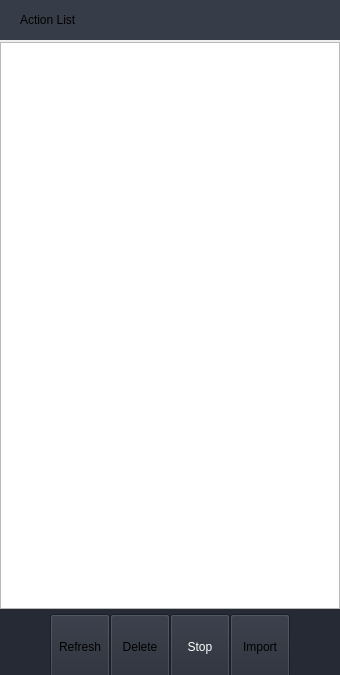
<?xml version="1.0" encoding="UTF-8"?>
<ui version="4.0">
 <class>RobotActionList</class>
 <widget class="QWidget" name="RobotActionList">
  <property name="geometry">
   <rect>
    <x>0</x>
    <y>0</y>
    <width>340</width>
    <height>675</height>
   </rect>
  </property>
  <property name="windowTitle">
   <string>Form</string>
  </property>
  <layout class="QVBoxLayout" name="verticalLayout_2">
   <property name="spacing">
    <number>0</number>
   </property>
   <property name="leftMargin">
    <number>0</number>
   </property>
   <property name="topMargin">
    <number>0</number>
   </property>
   <property name="rightMargin">
    <number>0</number>
   </property>
   <property name="bottomMargin">
    <number>0</number>
   </property>
   <item>
    <widget class="QWidget" name="widget" native="true">
     <property name="sizePolicy">
      <sizepolicy hsizetype="Minimum" vsizetype="Minimum">
       <horstretch>0</horstretch>
       <verstretch>0</verstretch>
      </sizepolicy>
     </property>
     <property name="minimumSize">
      <size>
       <width>340</width>
       <height>40</height>
      </size>
     </property>
     <property name="maximumSize">
      <size>
       <width>340</width>
       <height>40</height>
      </size>
     </property>
     <property name="styleSheet">
      <string notr="true">background-color:#373C49;</string>
     </property>
     <layout class="QVBoxLayout" name="verticalLayout">
      <property name="spacing">
       <number>0</number>
      </property>
      <property name="leftMargin">
       <number>20</number>
      </property>
      <property name="topMargin">
       <number>0</number>
      </property>
      <property name="rightMargin">
       <number>0</number>
      </property>
      <property name="bottomMargin">
       <number>0</number>
      </property>
      <item>
       <widget class="QLabel" name="label">
        <property name="sizePolicy">
         <sizepolicy hsizetype="Minimum" vsizetype="Minimum">
          <horstretch>0</horstretch>
          <verstretch>0</verstretch>
         </sizepolicy>
        </property>
        <property name="minimumSize">
         <size>
          <width>340</width>
          <height>40</height>
         </size>
        </property>
        <property name="maximumSize">
         <size>
          <width>340</width>
          <height>40</height>
         </size>
        </property>
        <property name="styleSheet">
         <string notr="true">background-color:#373C49;</string>
        </property>
        <property name="text">
         <string>Action List</string>
        </property>
       </widget>
      </item>
     </layout>
    </widget>
   </item>
   <item>
    <spacer name="verticalSpacer">
     <property name="orientation">
      <enum>Qt::Vertical</enum>
     </property>
     <property name="sizeType">
      <enum>QSizePolicy::Maximum</enum>
     </property>
     <property name="sizeHint" stdset="0">
      <size>
       <width>20</width>
       <height>2</height>
      </size>
     </property>
    </spacer>
   </item>
   <item>
    <widget class="QListWidget" name="listWidget"/>
   </item>
   <item>
    <widget class="QWidget" name="bottomWidget" native="true">
     <property name="minimumSize">
      <size>
       <width>0</width>
       <height>66</height>
      </size>
     </property>
     <property name="maximumSize">
      <size>
       <width>16777215</width>
       <height>66</height>
      </size>
     </property>
     <property name="styleSheet">
      <string notr="true">background-color: #252A35;</string>
     </property>
     <layout class="QHBoxLayout" name="horizontalLayout">
      <property name="spacing">
       <number>0</number>
      </property>
      <property name="leftMargin">
       <number>0</number>
      </property>
      <property name="topMargin">
       <number>5</number>
      </property>
      <property name="rightMargin">
       <number>0</number>
      </property>
      <property name="bottomMargin">
       <number>0</number>
      </property>
      <item>
       <spacer name="horizontalSpacer">
        <property name="orientation">
         <enum>Qt::Horizontal</enum>
        </property>
        <property name="sizeType">
         <enum>QSizePolicy::Expanding</enum>
        </property>
        <property name="sizeHint" stdset="0">
         <size>
          <width>0</width>
          <height>20</height>
         </size>
        </property>
       </spacer>
      </item>
      <item>
       <widget class="QToolButton" name="refreshBtn">
        <property name="minimumSize">
         <size>
          <width>60</width>
          <height>66</height>
         </size>
        </property>
        <property name="maximumSize">
         <size>
          <width>60</width>
          <height>66</height>
         </size>
        </property>
        <property name="text">
         <string>Refresh</string>
        </property>
        <property name="icon">
         <iconset>
          <normalon>:/image/res/image/template/ic_refresh.png</normalon>
          <disabledon>:/image/res/image/template/ic_refreshic_disable.png</disabledon>
         </iconset>
        </property>
        <property name="iconSize">
         <size>
          <width>24</width>
          <height>24</height>
         </size>
        </property>
        <property name="toolButtonStyle">
         <enum>Qt::ToolButtonTextUnderIcon</enum>
        </property>
       </widget>
      </item>
      <item>
       <widget class="QToolButton" name="deleteBtn">
        <property name="minimumSize">
         <size>
          <width>60</width>
          <height>66</height>
         </size>
        </property>
        <property name="maximumSize">
         <size>
          <width>60</width>
          <height>66</height>
         </size>
        </property>
        <property name="text">
         <string>Delete</string>
        </property>
        <property name="icon">
         <iconset>
          <normalon>:/image/res/image/template/ic_delete.png</normalon>
          <disabledon>:/image/res/image/template/ic_delete_disable.png</disabledon>
         </iconset>
        </property>
        <property name="iconSize">
         <size>
          <width>24</width>
          <height>24</height>
         </size>
        </property>
        <property name="toolButtonStyle">
         <enum>Qt::ToolButtonTextUnderIcon</enum>
        </property>
       </widget>
      </item>
      <item>
       <widget class="QToolButton" name="stopBtn">
        <property name="minimumSize">
         <size>
          <width>60</width>
          <height>66</height>
         </size>
        </property>
        <property name="maximumSize">
         <size>
          <width>60</width>
          <height>66</height>
         </size>
        </property>
        <property name="styleSheet">
         <string notr="true">color: rgb(255, 255, 255);</string>
        </property>
        <property name="text">
         <string>Stop</string>
        </property>
        <property name="icon">
         <iconset>
          <normalon>:/image/res/image/template/ic_stop.png</normalon>
          <disabledon>:/image/res/image/template/ic_stop_disable.png</disabledon>
         </iconset>
        </property>
        <property name="iconSize">
         <size>
          <width>24</width>
          <height>24</height>
         </size>
        </property>
        <property name="toolButtonStyle">
         <enum>Qt::ToolButtonTextUnderIcon</enum>
        </property>
       </widget>
      </item>
      <item>
       <widget class="QToolButton" name="importBtn">
        <property name="minimumSize">
         <size>
          <width>60</width>
          <height>66</height>
         </size>
        </property>
        <property name="maximumSize">
         <size>
          <width>60</width>
          <height>66</height>
         </size>
        </property>
        <property name="text">
         <string>Import</string>
        </property>
        <property name="icon">
         <iconset>
          <normalon>:/image/res/image/template/ic_import.png</normalon>
          <disabledon>:/image/res/image/template/ic_import_disable.png</disabledon>
         </iconset>
        </property>
        <property name="iconSize">
         <size>
          <width>24</width>
          <height>24</height>
         </size>
        </property>
        <property name="toolButtonStyle">
         <enum>Qt::ToolButtonTextUnderIcon</enum>
        </property>
       </widget>
      </item>
      <item>
       <spacer name="horizontalSpacer_2">
        <property name="orientation">
         <enum>Qt::Horizontal</enum>
        </property>
        <property name="sizeType">
         <enum>QSizePolicy::Expanding</enum>
        </property>
        <property name="sizeHint" stdset="0">
         <size>
          <width>0</width>
          <height>20</height>
         </size>
        </property>
       </spacer>
      </item>
     </layout>
    </widget>
   </item>
  </layout>
 </widget>
 <resources/>
 <connections/>
</ui>
